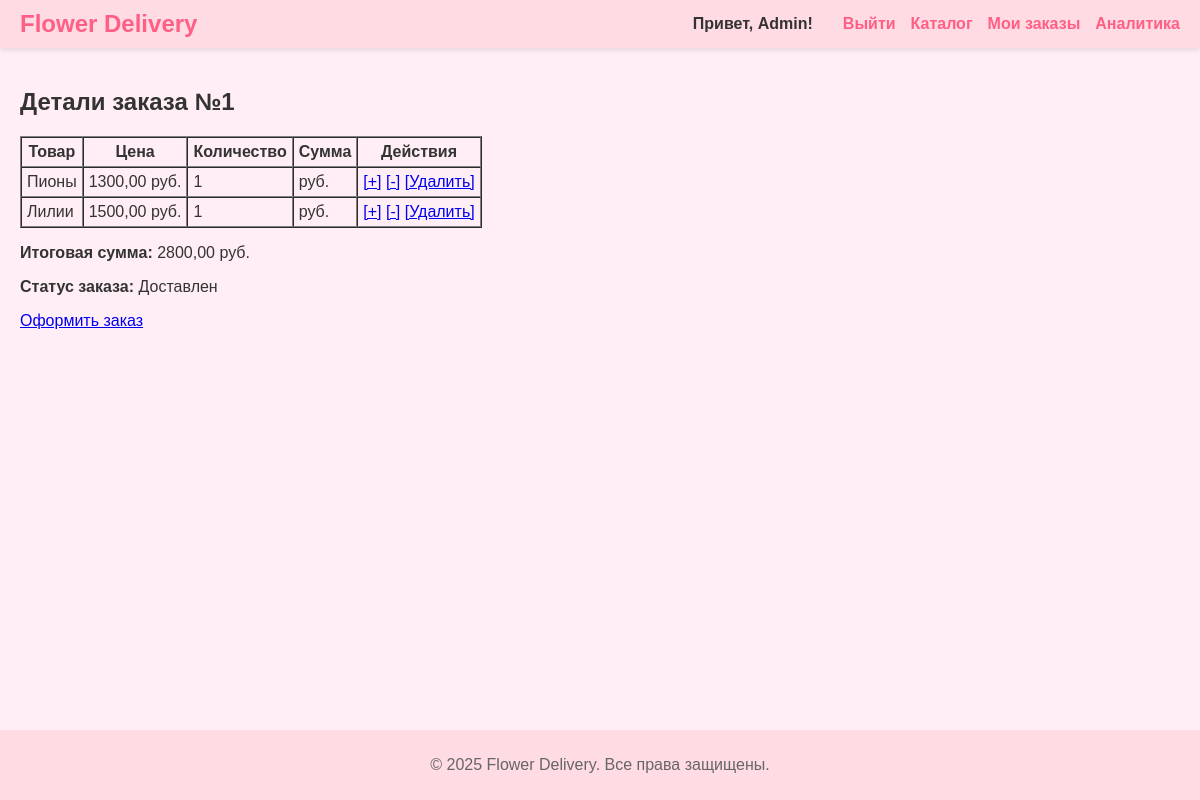
The page /orders/detail/1/ (signed in) on the database its author committed.
### accounts/models.py (models this page shows, shortened)
class CustomUser(AbstractUser):
    phone = models.CharField(max_length=20, blank=True, null=True, verbose_name="Телефон")
    address = models.CharField(max_length=255, blank=True, null=True, verbose_name="Адрес")
    telegram_id = models.BigIntegerField(blank=True, null=True, verbose_name="Telegram ID")

### orders/models.py (models this page shows, shortened)
class Order(models.Model):
    user = models.ForeignKey(settings.AUTH_USER_MODEL, on_delete=models.CASCADE, verbose_name="Пользователь")
    products = models.ManyToManyField(Product, through='OrderItem', verbose_name="Товары")
    status = models.CharField(max_length=20, choices=ORDER_STATUS_CHOICES, default='new', verbose_name="Статус")
    created_at = models.DateTimeField(default=now, verbose_name="Дата заказа")  # Используем now() вместо auto_now_add
    updated_at = models.DateTimeField(auto_now=True, verbose_name="Дата обновления")
    address = models.CharField(max_length=255, blank=True, null=True, verbose_name="Адрес доставки")
    phone = models.CharField(max_length=20, blank=True, null=True, verbose_name="Телефон")

class OrderItem(models.Model):
    order = models.ForeignKey(Order, on_delete=models.CASCADE)
    product = models.ForeignKey(Product, on_delete=models.CASCADE)
    quantity = models.PositiveIntegerField(default=1)

### products/models.py (models this page shows, shortened)
class Product(models.Model):
    name = models.CharField(max_length=255, verbose_name="Название")
    price = models.DecimalField(max_digits=10, decimal_places=2, verbose_name="Цена")
    image = models.ImageField(upload_to='products/', null=True, blank=True, verbose_name="Изображение")

### orders/views.py (the view)
# urls.py: path('detail/<int:order_id>/', views.order_detail, name='order_detail'),
@login_required
def order_detail(request, order_id):
    order = get_object_or_404(Order, pk=order_id, user=request.user)
    total_price = sum(item.product.price * item.quantity for item in order.orderitem_set.all())
    return render(request, 'orders/order_detail.html', {'order': order, 'total_price': total_price})

### templates/orders/order_detail.html
{% extends "base.html" %}
{% block content %}
<h2>Детали заказа №{{ order.id }}</h2>
{% if order.orderitem_set.exists %}
    <table border="1" cellspacing="0" cellpadding="5">
        <thead>
            <tr>
                <th>Товар</th>
                <th>Цена</th>
                <th>Количество</th>
                <th>Сумма</th>
                <th>Действия</th>
            </tr>
        </thead>
        <tbody>
        {% for item in order.orderitem_set.all %}
            <tr>
                <td>{{ item.product.name }}</td>
                <td>{{ item.product.price }} руб.</td>
                <td>{{ item.quantity }}</td>
                <td>{{ item.product.price|floatformat:2|add:item.quantity }} руб.</td>
                <td>
                    <a href="{% url 'update_cart_item' item.id 'plus' %}">[+]</a>
                    <a href="{% url 'update_cart_item' item.id 'minus' %}">[-]</a>
                    <a href="{% url 'update_cart_item' item.id 'remove' %}">[Удалить]</a>
                </td>
            </tr>
        {% endfor %}
        </tbody>
    </table>
    <p><strong>Итоговая сумма:</strong> {{ total_price }} руб.</p>
    <p><strong>Статус заказа:</strong> {{ order.get_status_display }}</p>
    <a href="{% url 'checkout' order.id %}" class="btn btn-primary">Оформить заказ</a>
{% else %}
    <p>В корзине пока ничего нет.</p>
{% endif %}
{% endblock %}

### templates/base.html (shortened to what this page needs)
{% load static %}
<!DOCTYPE html>
<html lang="ru">
<head>
    <link rel="stylesheet" href="{% static 'css/style.css' %}">
</head>
<body>
    <nav class="navbar">
        <div class="nav-container">
            <a href="{% url 'product_list' %}" class="nav-logo">Flower Delivery</a>
            <div class="nav-links">
                {% if user.is_authenticated %}
                    <span class="nav-welcome">Привет, {{ user.username }}!</span>
                    <a href="{% url 'logout' %}" class="nav-link">Выйти</a>
                    <a href="{% url 'product_list' %}" class="nav-link">Каталог</a>
                    <a href="{% url 'order_list' %}" class="nav-link">Мои заказы</a>
                    {% if user.is_staff %}
                        <a href="{% url 'analytics_dashboard' %}" class="nav-link">Аналитика</a>
                    {% endif %}
                {% else %}
                    <a href="{% url 'login' %}" class="nav-link">Войти</a>
                    <a href="{% url 'register' %}" class="nav-link">Зарегистрироваться</a>
                {% endif %}
            </div>
        </div>
    </nav>
    <main class="main-content">
        {% block content %}{% endblock %}
    </main>
    <footer class="footer">
        <p>&copy; 2025 Flower Delivery. Все права защищены.</p>
    </footer>
</body>
</html>

### static/css/style.css (style rules this page uses)
html, body { margin: 0; padding: 0; height: 100%; }
body { display: flex; flex-direction: column; background-color: #ffeef5; color: #333; font-family: Arial, sans-serif; }
.navbar { background-color: #ffdbe3; padding: 10px 20px; box-shadow: 0 2px 5px rgba(0, 0, 0, 0.1); flex-shrink: 0; }
.nav-container { display: flex; justify-content: space-between; align-items: center; }
.nav-logo { font-size: 24px; font-weight: bold; color: #ff5e85; text-decoration: none; }
.nav-links { display: flex; gap: 15px; }
.nav-link { color: #ff5e85; text-decoration: none; font-weight: 600; }
.nav-welcome { margin-right: 15px; font-weight: bold; color: #333; }
.main-content { flex: 1; padding: 20px; }
.footer { background-color: #ffdbe3; text-align: center; color: #666; padding: 10px 0; flex-shrink: 0; }

### rows shown on the page
CustomUser: username "Admin"
Order: id "1", status "Доставлен"
OrderItem: product.name "Пионы", product.price "1300,00", quantity "1"
OrderItem: product.name "Лилии", product.price "1500,00", quantity "1"

### other values the page prints
{{ total_price }} "2800,00"
